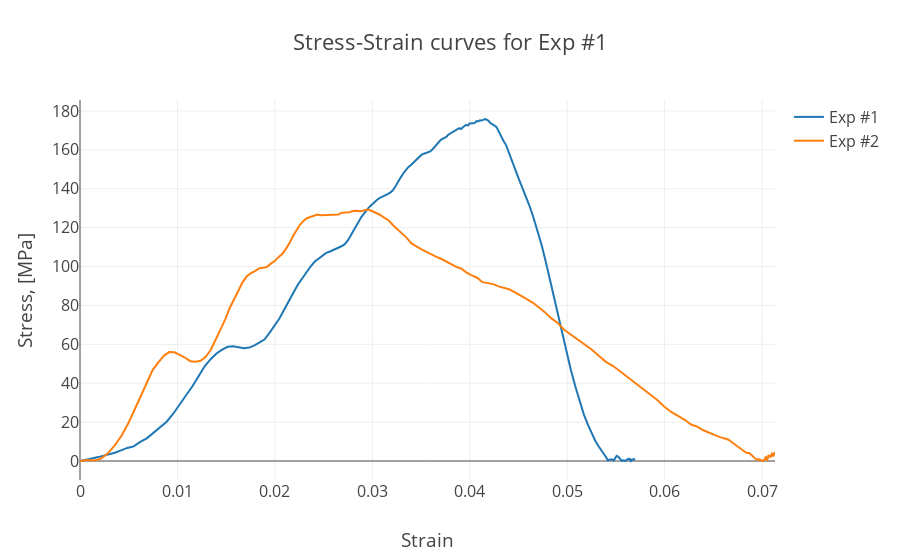

The code cell stored with this chart in its notebook:
### Code cell
fig1.show()

### Figure 1 — Plotly figure (JSON) as saved in the notebook; plotly's stock layout.template omitted (floating-point values rounded to 4 significant figures; data arrays with more than 128 entries replaced by an {"elided": "..."} marker saying what was removed)
{"data": [{"name": "Exp #1 ", "type": "scatter", "x": {"elided": "190 float values"}, "y": {"elided": "190 float values"}}, {"name": "Exp #2 ", "type": "scatter", "x": {"elided": "172 float values"}, "y": {"elided": "172 float values"}}], "layout": {"font": {"size": 16}, "title": {"text": "Stress-Strain curves for Exp #1"}, "xaxis": {"title": {"text": "Strain"}}, "yaxis": {"title": {"text": "Stress, [MPa]"}}}}
